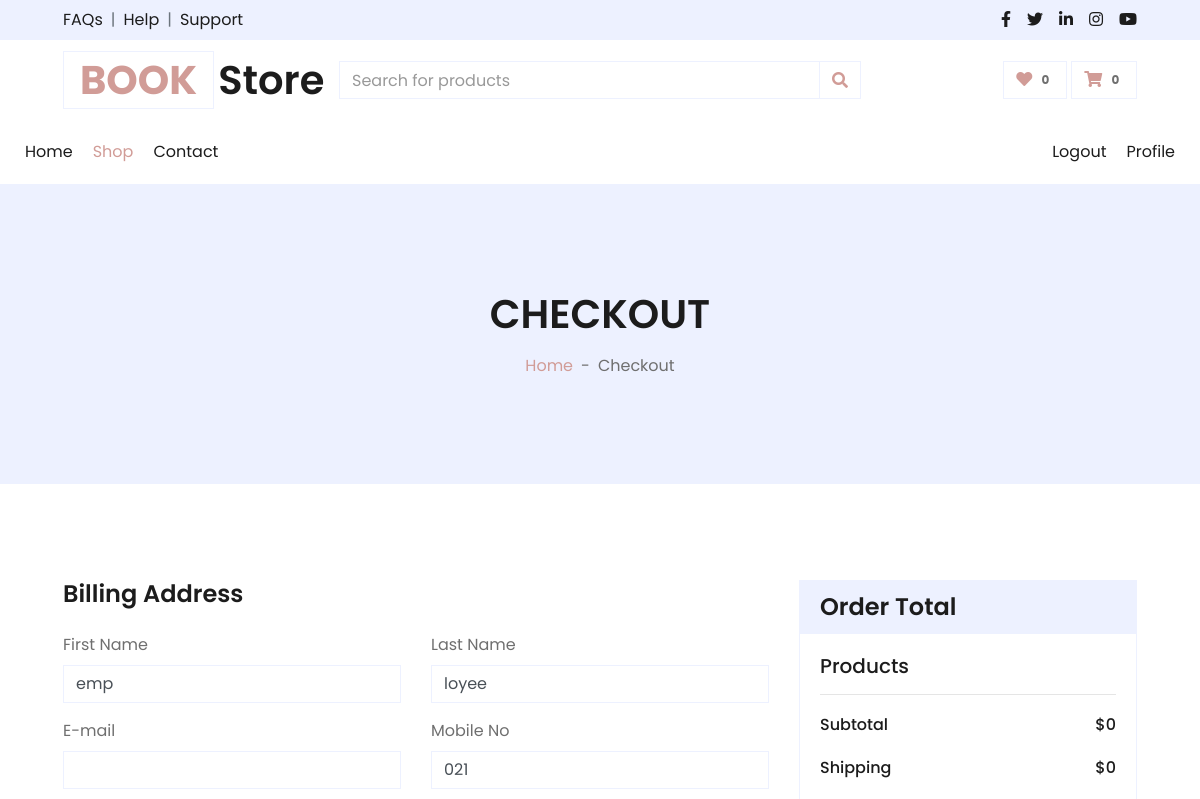
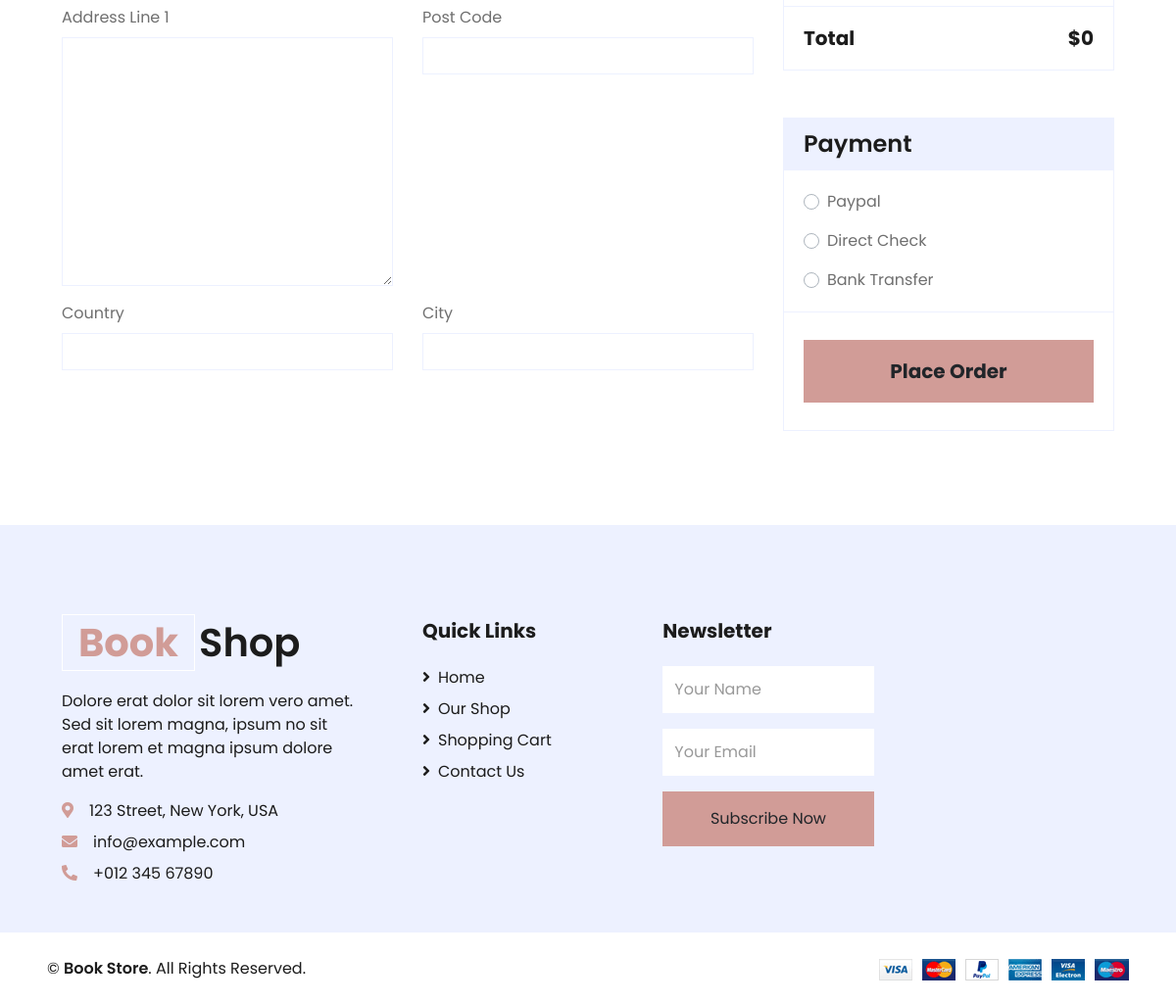
The app's page /cart/checkout/1/ (signed in) with its own data (2 pictures, top to bottom).
### cart/models.py (models this page shows, shortened)
class Cart (models.Model):
    user = models.OneToOneField(User ,on_delete=models.CASCADE)
    created_at = models.DateTimeField(auto_now_add=True)
    updated_at = models.DateTimeField(auto_now=True)
    def total_price(self):
        return sum(item.get_total_price() for item in self.items.all())
    def get_total_items(self):
        return sum(item.quantity for item in self.items.all())

### accounts/models.py (models this page shows)
class User(AbstractUser):
    class Gender(models.TextChoices):
        MALE = 'M', 'Male'
        FEMALE = 'F', 'Female'
        UNSET = 'MF', 'Unset'
    phone = models.CharField(max_length=15, blank=True)
    address = models.TextField(blank=True)
    gender = models.CharField(max_length=2, choices=Gender.choices, default=Gender.UNSET)
    age = models.PositiveSmallIntegerField(blank=True, null=True)
    countery = models.CharField(blank=True,max_length =40 )
    city = models.CharField(blank=True ,max_length =40)
    postcode = models.IntegerField(blank=True, null=True)

### cart/views.py (the view, shortened to what this page needs)
# urls.py: path('checkout/<int:pk>/', views.UserView.as_view(), name='checkout'),
class UserView(LoginRequiredMixin,UpdateView):
    model = User
    fields = [
        'first_name',
        'last_name',
        'phone',
        'email',
        'address',
        'countery',
        'city',
        'postcode',
    ]
    template_name = 'cart/checkout.html'
    def get_object(self, queryset=None):
        return self.request.user
    def get_context_data(self, **kwargs):
        context = super().get_context_data(**kwargs)
        cart = Cart.objects.filter(user=self.object).first()
        context['cart'] = cart
        context['cart_items'] = CartItem.objects.filter(cart=cart)
        return context

### cart/templates/cart/checkout.html (shortened to what this page needs)
{% extends "core/base.html" %}
{% load widget_tweaks %}
{%block content%}
<div class="container-fluid bg-secondary mb-5">
    <div class="d-flex flex-column align-items-center justify-content-center" style="min-height: 300px">
        <h1 class="font-weight-semi-bold text-uppercase mb-3">Checkout</h1>
        <div class="d-inline-flex">
            <p class="m-0"><a href="{%url 'home'%}">Home</a></p>
            <p class="m-0 px-2">-</p>
            <p class="m-0">Checkout</p>
        </div>
    </div>
</div>
<form method="post">
    <div class="container-fluid pt-5">
        <div class="row px-xl-5">
            <div class="col-lg-8">
                <div class="mb-4">
                    <h4 class="font-weight-semi-bold mb-4">Billing Address</h4>
                    <div class="row">
                        <div class="col-md-6 form-group">
                            <label>First Name</label>
                            {{ form.first_name|add_class:"form-control" }}
                        </div>
                        <div class="col-md-6 form-group">
                            <label>Last Name</label>
                            {{ form.last_name|add_class:"form-control" }}
                        </div>
                        <div class="col-md-6 form-group">
                            <label>E-mail</label>
                            {{ form.email|add_class:"form-control" }}
                        </div>
                        <div class="col-md-6 form-group">
                            <label>Mobile No</label>
                            {{ form.phone|add_class:"form-control" }}
                        </div>
                        <div class="col-md-6 form-group">
                            <label>Address Line 1</label>
                            {{ form.address|add_class:"form-control" }}
                        </div>
                        <div class="col-md-6 form-group">
                            <label>Post Code</label>
                            {{ form.postcode|add_class:"form-control" }}
                        </div>
                        <div class="col-md-6 form-group">
                            <label>Country</label>
                            {{ form.countery|add_class:"form-control" }}
                        </div>
                        <div class="col-md-6 form-group">
                            <label>City</label>
                            {{ form.city|add_class:"form-control" }}
                        </div>
                    </div>
                </div>
            </div>
            <div class="col-lg-4">
                <div class="card border-secondary mb-5">
                    <div class="card-header bg-secondary border-0">
                        <h4 class="font-weight-semi-bold m-0">Order Total</h4>
                    </div>
                    <div class="card-body">
                        <h5 class="font-weight-medium mb-3">Products</h5>
                        <hr class="mt-0">
                        <div class="d-flex justify-content-between mb-3 pt-1">
                            <h6 class="font-weight-medium">Subtotal</h6>
                            <h6 class="font-weight-medium">${{cart.total_price}}</h6>
                        </div>
                        <div class="d-flex justify-content-between">
                            <h6 class="font-weight-medium">Shipping</h6>
                            <h6 class="font-weight-medium">$0</h6>
                        </div>
                    </div>
                    <div class="card-footer border-secondary bg-transparent">
                        <div class="d-flex justify-content-between mt-2">
                            <h5 class="font-weight-bold">Total</h5>
                            <h5 class="font-weight-bold">${{cart.total_price}}</h5>
                        </div>
                    </div>
                </div>
                <div class="card border-secondary mb-5">
                    <div class="card-header bg-secondary border-0">
                        <h4 class="font-weight-semi-bold m-0">Payment</h4>
                    </div>
                    <div class="card-body">
                        <div class="form-group">
                            <div class="custom-control custom-radio">
                                <label class="custom-control-label" for="paypal">Paypal</label>
                            </div>
                        </div>
                        <div class="form-group">
                            <div class="custom-control custom-radio">
                                <label class="custom-control-label" for="directcheck">Direct Check</label>
                            </div>
                        </div>
                        <div class="">
                            <div class="custom-control custom-radio">
                                <label class="custom-control-label" for="banktransfer">Bank Transfer</label>
                            </div>
                        </div>
                    </div>
                    <div class="card-footer border-secondary bg-transparent">
                        <button class="btn btn-lg btn-block btn-primary font-weight-bold my-3 py-3" type="submit">Place
                            Order</button>
                    </div>
                </div>
            </div>
        </div>
    </div>
</form>
{%endblock%}

### core/templates/core/base.html (shortened to what this page needs)
{% load static %}
<!DOCTYPE html>
<html lang="en">
<head>
  <link href="https://cdnjs.cloudflare.com/ajax/libs/font-awesome/5.10.0/css/all.min.css" rel="stylesheet">
  <link href="lib/owlcarousel/assets/owl.carousel.min.css" rel="stylesheet">
  <link href="{% static 'core/css/style.css' %}" rel="stylesheet">
</head>
<body>
  <div class="container-fluid">
    <div class="row bg-secondary py-2 px-xl-5">
      <div class="col-lg-6 d-none d-lg-block">
        <div class="d-inline-flex align-items-center">
          <a class="text-dark" href="">FAQs</a>
          <span class="text-muted px-2">|</span>
          <a class="text-dark" href="">Help</a>
          <span class="text-muted px-2">|</span>
          <a class="text-dark" href="">Support</a>
        </div>
      </div>
      <div class="col-lg-6 text-center text-lg-right">
        <div class="d-inline-flex align-items-center">
          <a class="text-dark px-2" href="">
            <i class="fab fa-facebook-f"></i>
          </a>
          <a class="text-dark px-2" href="">
            <i class="fab fa-twitter"></i>
          </a>
          <a class="text-dark px-2" href="">
            <i class="fab fa-linkedin-in"></i>
          </a>
          <a class="text-dark px-2" href="">
            <i class="fab fa-instagram"></i>
          </a>
          <a class="text-dark pl-2" href="">
            <i class="fab fa-youtube"></i>
          </a>
        </div>
      </div>
    </div>
    <div class="row align-items-center py-3 px-xl-5">
      <div class="col-lg-3 d-none d-lg-block">
        <a href="{% url 'home' %}" class="text-decoration-none">
          <h1 class="m-0 display-5 font-weight-semi-bold"><span
              class="text-primary font-weight-bold border px-3 mr-1">BOOK</span>Store</h1>
        </a>
      </div>
      <div class="col-lg-6 col-6 text-left">
        <form action="">
          <div class="input-group">
            <input type="text" class="form-control" placeholder="Search for products">
            <div class="input-group-append">
              <span class="input-group-text bg-transparent text-primary">
                <i class="fa fa-search"></i>
              </span>
            </div>
          </div>
        </form>
      </div>
      <div class="col-lg-3 col-6 text-right">
        <a href="" class="btn border">
          <i class="fas fa-heart text-primary"></i>
          <span class="badge">0</span>
        </a>
        {% if user.is_authenticated %}
        <a href="{% url 'cart' user.id %}" class="btn border">
          <i class="fas fa-shopping-cart text-primary"></i>
          <span class="badge">{{ cart.get_total_items }}</span>
          {% else %}
          <a href="{% url 'login'  %}" class="btn border">
            <i class="fas fa-shopping-cart text-primary"></i>
            {% endif %}
          </a>
      </div>
    </div>
  </div>
  <div class="container-fluid">
    <nav class="navbar navbar-expand-lg bg-light navbar-light py-3 py-lg-0 px-0">
      <div class="collapse navbar-collapse justify-content-between" id="navbarCollapse">
        <div class="navbar-nav mr-auto py-0">
          <a href="{% url 'home' %}" class="nav-item nav-link">Home</a>
          <a href="{% url 'book' %}" class="nav-item nav-link active">Shop</a>
          <a href=" {% url 'contact' %}l" class="nav-item nav-link">Contact</a>
        </div>
        <div class="navbar-nav ml-auto py-0">
          {% if user.is_authenticated %}
          <a href="{% url 'logout' %}" class="nav-item nav-link">Logout</a>
          <a href="{% url 'profile' user.id %}" class="nav-item nav-link">Profile</a>
          {% else %}
          <a href="{% url 'login' %}" class="nav-item nav-link">Login</a>
          <a href="{% url 'register' %}" class="nav-item nav-link">Register</a>
          {% endif %}
        </div>
      </div>
    </nav>
  </div>
  {% block content %}
  {% endblock %}
  <div class="container-fluid bg-secondary text-dark mt-5 pt-5">
    <div class="row px-xl-5 pt-5">
      <div class="col-lg-4 col-md-12 mb-5 pr-3 pr-xl-5">
        <a href="" class="text-decoration-none">
          <h1 class="mb-4 display-5 font-weight-semi-bold"><span
              class="text-primary font-weight-bold border border-white px-3 mr-1">Book</span>Shop
          </h1>
        </a>
        <p>Dolore erat dolor sit lorem vero amet. Sed sit lorem magna, ipsum no sit erat lorem et
          magna ipsum dolore
          amet erat.</p>
        <p class="mb-2"><i class="fa fa-map-marker-alt text-primary mr-3"></i>123 Street, New York,
          USA</p>
        <p class="mb-2"><i class="fa fa-envelope text-primary mr-3"></i>info@example.com</p>
        <p class="mb-0"><i class="fa fa-phone-alt text-primary mr-3"></i>+012 345 67890</p>
      </div>
      <div class="col-lg-8 col-md-12">
        <div class="row">
          <div class="col-md-4 mb-5">
            <h5 class="font-weight-bold text-dark mb-4">Quick Links</h5>
            <div class="d-flex flex-column justify-content-start">
              <a class="text-dark mb-2" href="{% url 'home' %}"><i class="fa fa-angle-right mr-2"></i>Home</a>
              <a class="text-dark mb-2" href="{% url 'book' %}"><i class="fa fa-angle-right mr-2"></i>Our Shop</a>
              {% if user.is_authenticated %}
              <a class="text-dark mb-2" href="{% url 'cart' user.id %}"><i class="fa fa-angle-right mr-2"></i>Shopping
                Cart</a>
              {% else %}
              <a class="text-dark mb-2" href="{% url 'login' %}"><i class="fa fa-angle-right mr-2"></i>Shopping Cart</a>
              {% endif %}
              <a class="text-dark" href="{% url 'contact' %}"><i class="fa fa-angle-right mr-2"></i>Contact Us</a>
            </div>
          </div>
          <div class="col-md-4 mb-5">
            <h5 class="font-weight-bold text-dark mb-4">Newsletter</h5>
            <form action="">
              <div class="form-group">
                <input type="text" class="form-control border-0 py-4" placeholder="Your Name" required="required" />
              </div>
              <div class="form-group">
                <input type="email" class="form-control border-0 py-4" placeholder="Your Email" required="required" />
              </div>
              <div>
                <button class="btn btn-primary btn-block border-0 py-3" type="submit">Subscribe Now</button>
              </div>
            </form>
          </div>
        </div>
      </div>
    </div>
  </div>
  <div class="row border-top border-light mx-xl-5 py-4">
    <div class="col-md-6 px-xl-0">
      <p class="mb-md-0 text-center text-md-left text-dark">
        &copy; <a class="text-dark font-weight-semi-bold" href="#">Book Store</a>. All Rights
        Reserved.
      </p>
    </div>
    <div class="col-md-6 px-xl-0 text-center text-md-right">
      <img class="img-fluid" src="{% static 'core/img/payments.png' %}" alt="">
    </div>
  </div>
</body>
</html>

### records on screen
Cart: get_total_items "0", total_price "0"
User: first_name "emp", last_name "loyee", phone "021"
